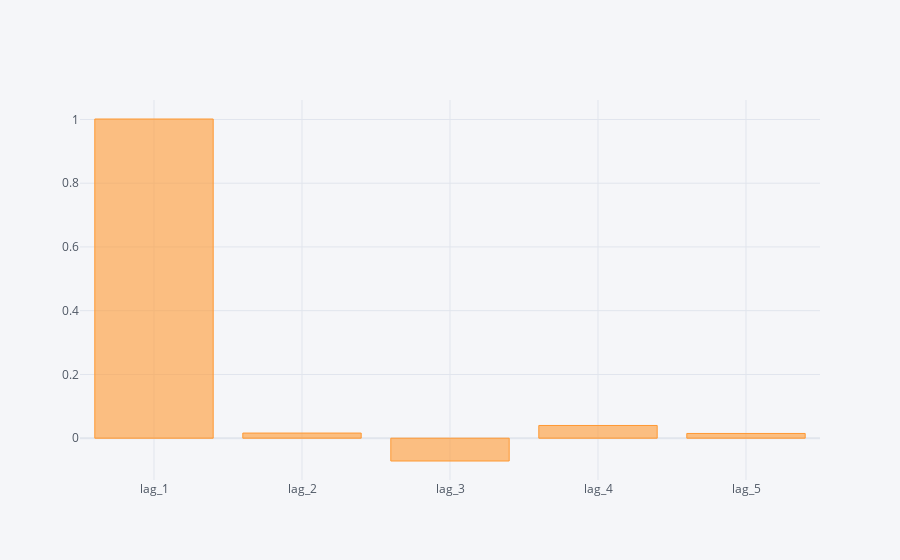

This figure's notebook cell:
### Markdown cell above
The **mean values** for the single optimal regression parameters.

### Code cell
regd.mean().iplot(kind='bar')

### Figure 1 — Plotly figure (JSON) as saved in the notebook; plotly's stock layout.template omitted (floating-point values rounded to 4 significant figures)
{"data": [{"marker": {"color": "rgba(255, 153, 51, 0.6)", "line": {"color": "rgba(255, 153, 51, 1.0)", "width": 1}}, "name": "None", "orientation": "v", "text": "", "type": "bar", "x": ["lag_1", "lag_2", "lag_3", "lag_4", "lag_5"], "y": [1.001, 0.01607, -0.07157, 0.03987, 0.01482]}], "layout": {"legend": {"bgcolor": "#F5F6F9", "font": {"color": "#4D5663"}}, "paper_bgcolor": "#F5F6F9", "plot_bgcolor": "#F5F6F9", "title": {"font": {"color": "#4D5663"}}, "xaxis": {"gridcolor": "#E1E5ED", "showgrid": true, "tickfont": {"color": "#4D5663"}, "title": {"font": {"color": "#4D5663"}, "text": ""}, "zerolinecolor": "#E1E5ED"}, "yaxis": {"gridcolor": "#E1E5ED", "showgrid": true, "tickfont": {"color": "#4D5663"}, "title": {"font": {"color": "#4D5663"}, "text": ""}, "zerolinecolor": "#E1E5ED"}}}
